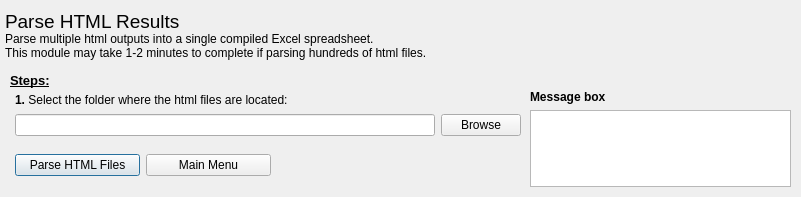
<?xml version="1.0" encoding="UTF-8"?>
<ui version="4.0">
 <class>Dialog</class>
 <widget class="QDialog" name="Dialog">
  <property name="geometry">
   <rect>
    <x>0</x>
    <y>0</y>
    <width>801</width>
    <height>197</height>
   </rect>
  </property>
  <property name="windowTitle">
   <string>Dialog</string>
  </property>
  <widget class="QWidget" name="verticalLayoutWidget">
   <property name="geometry">
    <rect>
     <x>0</x>
     <y>0</y>
     <width>561</width>
     <height>71</height>
    </rect>
   </property>
   <layout class="QVBoxLayout" name="verticalLayout">
    <property name="leftMargin">
     <number>5</number>
    </property>
    <item>
     <widget class="QLabel" name="label_4">
      <property name="font">
       <font>
        <pointsize>14</pointsize>
       </font>
      </property>
      <property name="text">
       <string>&lt;html&gt;&lt;head/&gt;&lt;body&gt;&lt;p&gt;Parse HTML Results&lt;br/&gt;&lt;span style=&quot; font-size:9pt;&quot;&gt;Parse multiple html outputs into a single compiled Excel spreadsheet.&lt;br/&gt;This module may take 1-2 minutes to complete if parsing hundreds of html files.&lt;/span&gt;&lt;/p&gt;&lt;/body&gt;&lt;/html&gt;</string>
      </property>
     </widget>
    </item>
   </layout>
  </widget>
  <widget class="QWidget" name="horizontalLayoutWidget">
   <property name="geometry">
    <rect>
     <x>10</x>
     <y>90</y>
     <width>511</width>
     <height>21</height>
    </rect>
   </property>
   <layout class="QHBoxLayout" name="horizontalLayout">
    <property name="leftMargin">
     <number>5</number>
    </property>
    <item>
     <widget class="QLabel" name="label_2">
      <property name="text">
       <string>&lt;html&gt;&lt;head/&gt;&lt;body&gt;&lt;p&gt;&lt;span style=&quot; font-weight:600;&quot;&gt;1.&lt;/span&gt; Select the folder where the html files are located:&lt;/p&gt;&lt;/body&gt;&lt;/html&gt;</string>
      </property>
     </widget>
    </item>
   </layout>
  </widget>
  <widget class="QWidget" name="horizontalLayoutWidget_4">
   <property name="geometry">
    <rect>
     <x>10</x>
     <y>140</y>
     <width>261</width>
     <height>51</height>
    </rect>
   </property>
   <layout class="QHBoxLayout" name="horizontalLayout_4">
    <property name="leftMargin">
     <number>5</number>
    </property>
    <item>
     <widget class="QPushButton" name="runapp_but">
      <property name="font">
       <font>
        <pointsize>9</pointsize>
       </font>
      </property>
      <property name="text">
       <string>Parse HTML Files</string>
      </property>
     </widget>
    </item>
    <item>
     <widget class="QPushButton" name="mainmenu">
      <property name="font">
       <font>
        <pointsize>9</pointsize>
       </font>
      </property>
      <property name="text">
       <string>Main Menu</string>
      </property>
     </widget>
    </item>
   </layout>
  </widget>
  <widget class="QWidget" name="verticalLayoutWidget_4">
   <property name="geometry">
    <rect>
     <x>530</x>
     <y>90</y>
     <width>261</width>
     <height>97</height>
    </rect>
   </property>
   <layout class="QVBoxLayout" name="verticalLayout_4">
    <item>
     <widget class="QLabel" name="label_31">
      <property name="font">
       <font>
        <pointsize>9</pointsize>
        <weight>75</weight>
        <bold>true</bold>
       </font>
      </property>
      <property name="text">
       <string>Message box</string>
      </property>
     </widget>
    </item>
    <item>
     <widget class="QTextEdit" name="messagebox">
      <property name="sizePolicy">
       <sizepolicy hsizetype="Expanding" vsizetype="Maximum">
        <horstretch>0</horstretch>
        <verstretch>0</verstretch>
       </sizepolicy>
      </property>
     </widget>
    </item>
   </layout>
  </widget>
  <widget class="QLabel" name="label_3">
   <property name="geometry">
    <rect>
     <x>10</x>
     <y>70</y>
     <width>61</width>
     <height>21</height>
    </rect>
   </property>
   <property name="text">
    <string>&lt;html&gt;&lt;head/&gt;&lt;body&gt;&lt;p&gt;&lt;span style=&quot; font-size:10pt; font-weight:600; text-decoration: underline;&quot;&gt;Steps:&lt;/span&gt;&lt;/p&gt;&lt;/body&gt;&lt;/html&gt;</string>
   </property>
  </widget>
  <widget class="QWidget" name="horizontalLayoutWidget_2">
   <property name="geometry">
    <rect>
     <x>10</x>
     <y>110</y>
     <width>511</width>
     <height>31</height>
    </rect>
   </property>
   <layout class="QHBoxLayout" name="horizontalLayout_2">
    <property name="leftMargin">
     <number>5</number>
    </property>
    <item>
     <widget class="QLineEdit" name="filenamebox"/>
    </item>
    <item>
     <widget class="QPushButton" name="html_path_box">
      <property name="font">
       <font>
        <pointsize>9</pointsize>
       </font>
      </property>
      <property name="text">
       <string>Browse</string>
      </property>
     </widget>
    </item>
   </layout>
  </widget>
 </widget>
 <tabstops>
  <tabstop>runapp_but</tabstop>
  <tabstop>mainmenu</tabstop>
 </tabstops>
 <resources/>
 <connections/>
</ui>
